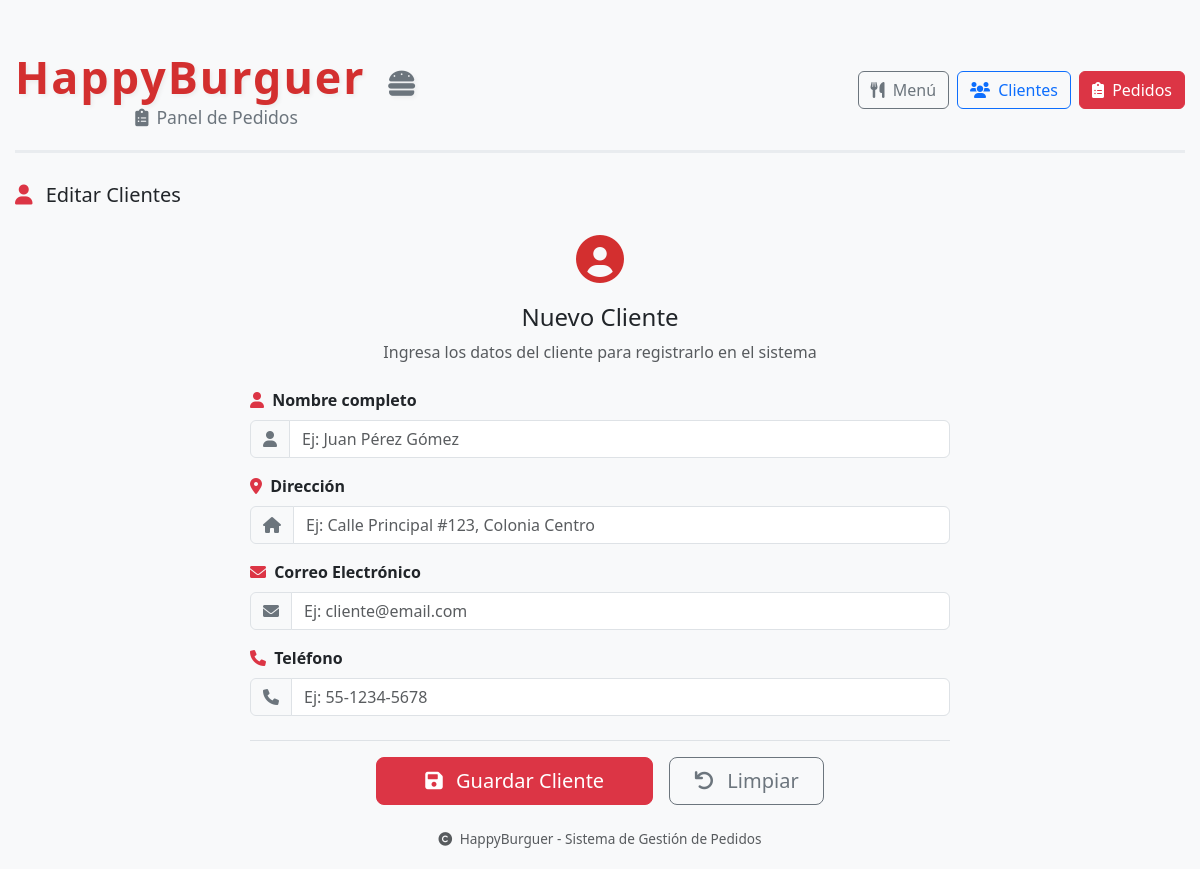
Page /clientes/4 on the earlier database version.
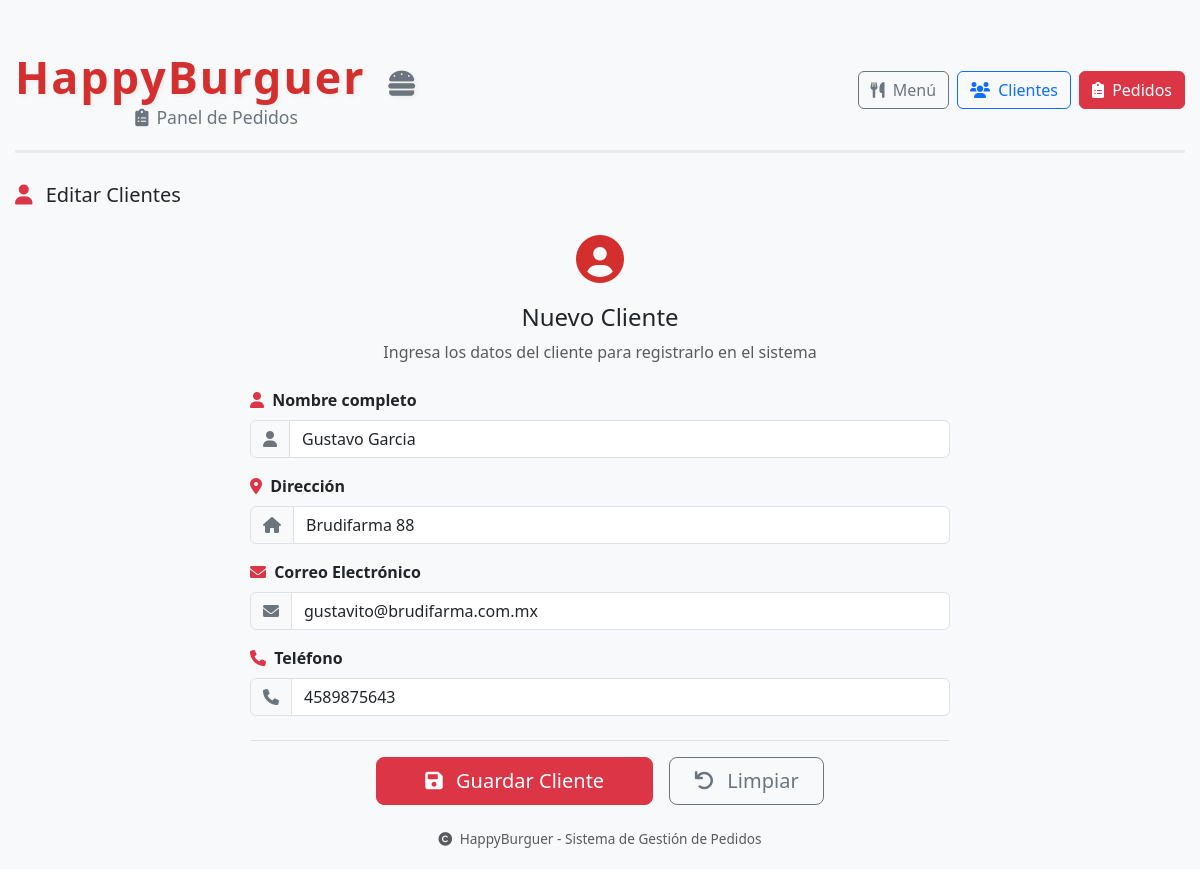
Same page on the later database version.
### tables this page shows
CREATE TABLE Clientes (
                                    clave INTEGER PRIMARY KEY AUTOINCREMENT NOT NULL,
                                    nombre varchar(200) Not Null,
                                    direccion varchar(300),
                                    correo_electronico varchar(100),
                                    telefono varchar(15));

### routes/clientes.py (the view)
@cliente_bp.route("/clientes/<int:cliente_id>")
def agrega_edita_clientes(cliente_id):
    api = "clientes.crea_cliente"
    accion = "Crear"
    cliente = {}
    claveCliente = cliente_id if cliente_id is not None and cliente_id >= 0 else 0
    if cliente_id > 0:
        api = "clientes.edita_cliente"
        accion = "Editar"
        cliente = clientes_model.obtener_id(cliente_id)
    return render_template("cliente_add_edit.html", cliente=cliente, API=api, accion = accion, claveCliente = claveCliente)

### db/db.py (called while the page is built)
    def getConnection(self):
        conn = sqlite3.connect(self.nombreDb)
        conn.execute("PRAGMA foreign_keys = ON")
        return conn

### models/cliente.py (called while the page is built)
    def obtener_id(self, claveCliente):
        with self.db.getConnection() as conn:
            return conn.execute("Select * From Clientes Where clave = ?", (claveCliente,)).fetchone()

### templates/cliente_add_edit.html (shortened to what the changed rows need)
{% extends 'layout.html' %}
{% block contenido %}
    <div class="clientes-card">
        <div class="pedidos-card" style="max-width: 700px; margin: 0 auto;">
            {% if condicion %}
                <form id="formCliente" method="POST" action="{{ url_for(API) }}">
            {% else %}
                <form id="formCliente" method="POST" action="{{ url_for(API, cliente_id=claveCliente) }}">
            {% endif %}
                <div class="mb-3">
                    <div class="input-group">
                        <span class="input-group-text bg-light">
                            <i class="fas fa-user text-secondary"></i>
                        </span>
                        <input type="text"
                               class="form-control"
                               id="nombre"
                               name="nombre"
                               placeholder="Ej: Juan Pérez Gómez"
                               required
                               value="{{cliente[1]}}"
                               autofocus>
                    </div>
                </div>
                <div class="mb-3">
                    <div class="input-group">
                        <span class="input-group-text bg-light">
                            <i class="fas fa-home text-secondary"></i>
                        </span>
                        <input type="text"
                               class="form-control"
                               id="direccion"
                               name="direccion"
                               placeholder="Ej: Calle Principal #123, Colonia Centro"
                               value="{{cliente[2]}}"
                               required>
                    </div>
                </div>
                <div class="mb-3">
                    <div class="input-group">
                        <span class="input-group-text bg-light">
                            <i class="fas fa-envelope text-secondary"></i>
                        </span>
                        <input type="email"
                               class="form-control"
                               id="email"
                               name="email"
                               placeholder="Ej: cliente@email.com"
                               value="{{cliente[3]}}"
                               required>
                    </div>
                </div>
                <div class="mb-3">
                    <div class="input-group">
                        <span class="input-group-text bg-light">
                            <i class="fas fa-phone text-secondary"></i>
                        </span>
                        <input type="tel"
                               class="form-control"
                               id="telefono"
                               name="telefono"
                               placeholder="Ej: 55-1234-5678"
                               value="{{cliente[4]}}"
                               required>
                    </div>
                </div>
            </form>
        </div>
    </div>
{% endblock %}

Differences in the rows shown:
added Clientes: nombre "Gustavo Garcia", direccion "Brudifarma 88", email "gustavito@brudifarma.com.mx", telefono "4589875643"
